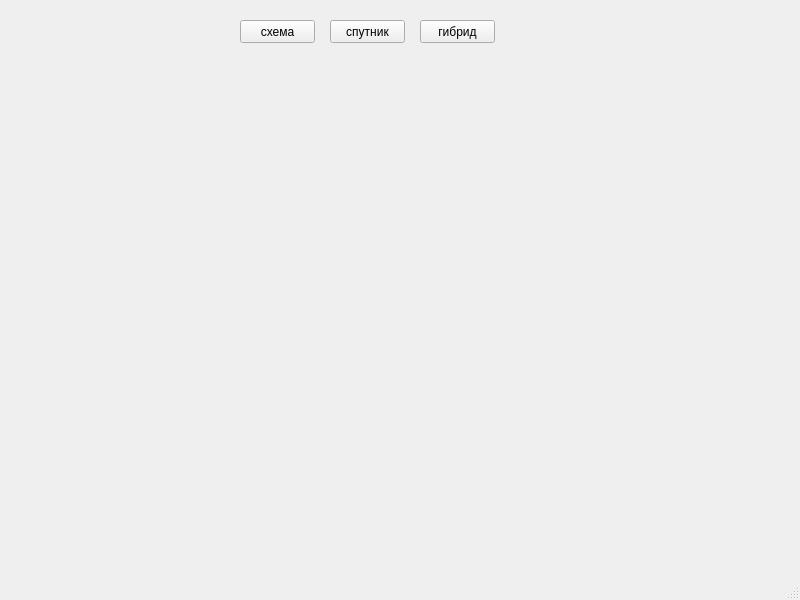
<?xml version="1.0" encoding="UTF-8"?>
<ui version="4.0">
 <class>MainWindow</class>
 <widget class="QMainWindow" name="MainWindow">
  <property name="geometry">
   <rect>
    <x>0</x>
    <y>0</y>
    <width>800</width>
    <height>600</height>
   </rect>
  </property>
  <property name="windowTitle">
   <string>MainWindow</string>
  </property>
  <widget class="QWidget" name="centralwidget">
   <widget class="QPushButton" name="g_layer1">
    <property name="geometry">
     <rect>
      <x>240</x>
      <y>20</y>
      <width>75</width>
      <height>23</height>
     </rect>
    </property>
    <property name="text">
     <string>схема</string>
    </property>
   </widget>
   <widget class="QPushButton" name="g_layer2">
    <property name="geometry">
     <rect>
      <x>330</x>
      <y>20</y>
      <width>75</width>
      <height>23</height>
     </rect>
    </property>
    <property name="text">
     <string>спутник</string>
    </property>
   </widget>
   <widget class="QPushButton" name="pushButton_3">
    <property name="geometry">
     <rect>
      <x>420</x>
      <y>20</y>
      <width>75</width>
      <height>23</height>
     </rect>
    </property>
    <property name="text">
     <string>гибрид</string>
    </property>
   </widget>
  </widget>
  <widget class="QMenuBar" name="menubar">
   <property name="geometry">
    <rect>
     <x>0</x>
     <y>0</y>
     <width>800</width>
     <height>21</height>
    </rect>
   </property>
  </widget>
  <widget class="QStatusBar" name="statusbar"/>
 </widget>
 <resources/>
 <connections/>
</ui>
